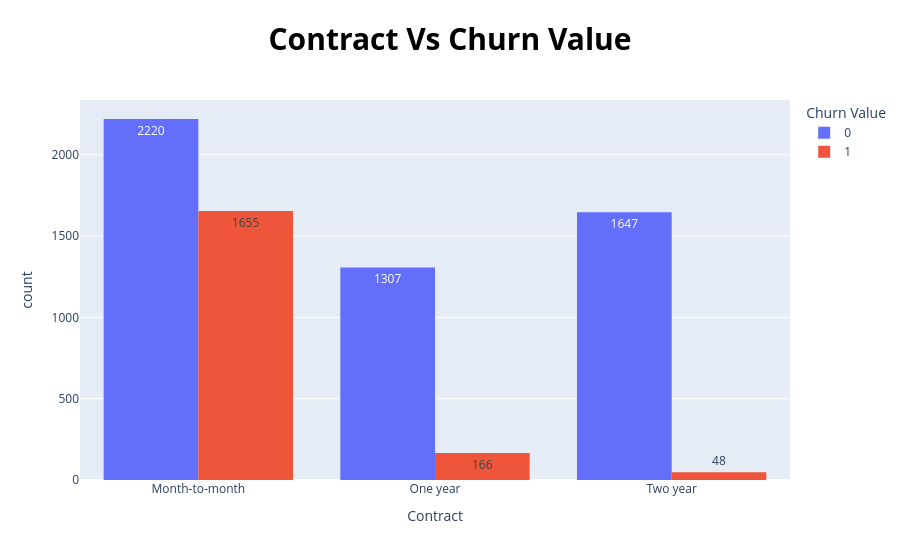

The code cell stored with this chart in its notebook:
### Markdown cell above
- most of the customers that left company has small number of months been with it.
- This might mean that there aren't enough things to attract the customer at the beginning of beening with this company, and that we need to find different ways to grab their attention more.

### Code cell
algorithm.pie_chart('Contract' , data_frame)
algorithm.bar_pixel_plot(data_frame , 'Contract' , 'Churn Value')

### Figure 1 — Plotly figure (JSON) as saved in the notebook; plotly's stock layout.template omitted (floating-point values rounded to 4 significant figures)
{"data": [{"alignmentgroup": "True", "bingroup": "x", "histfunc": "sum", "hovertemplate": "Churn Value=0<br>Contract=%{x}<br>sum of count=%{y}<extra></extra>", "legendgroup": "0", "marker": {"color": "#636efa", "pattern": {"shape": ""}}, "name": "0", "offsetgroup": "0", "orientation": "v", "showlegend": true, "texttemplate": "%{value}", "type": "histogram", "x": ["Month-to-month", "One year", "Two year"], "xaxis": "x", "y": [2220, 1307, 1647], "yaxis": "y"}, {"alignmentgroup": "True", "bingroup": "x", "histfunc": "sum", "hovertemplate": "Churn Value=1<br>Contract=%{x}<br>sum of count=%{y}<extra></extra>", "legendgroup": "1", "marker": {"color": "#EF553B", "pattern": {"shape": ""}}, "name": "1", "offsetgroup": "1", "orientation": "v", "showlegend": true, "texttemplate": "%{value}", "type": "histogram", "x": ["Month-to-month", "One year", "Two year"], "xaxis": "x", "y": [1655, 166, 48], "yaxis": "y"}], "layout": {"barmode": "group", "legend": {"title": {"text": "Churn Value"}, "tracegroupgap": 0}, "title": {"font": {"color": "black", "size": 30}, "text": "<b>Contract Vs Churn Value", "x": 0.5}, "xaxis": {"anchor": "y", "domain": [0, 1], "title": {"text": "Contract"}}, "yaxis": {"anchor": "x", "domain": [0, 1], "title": {"text": "count"}}}}
